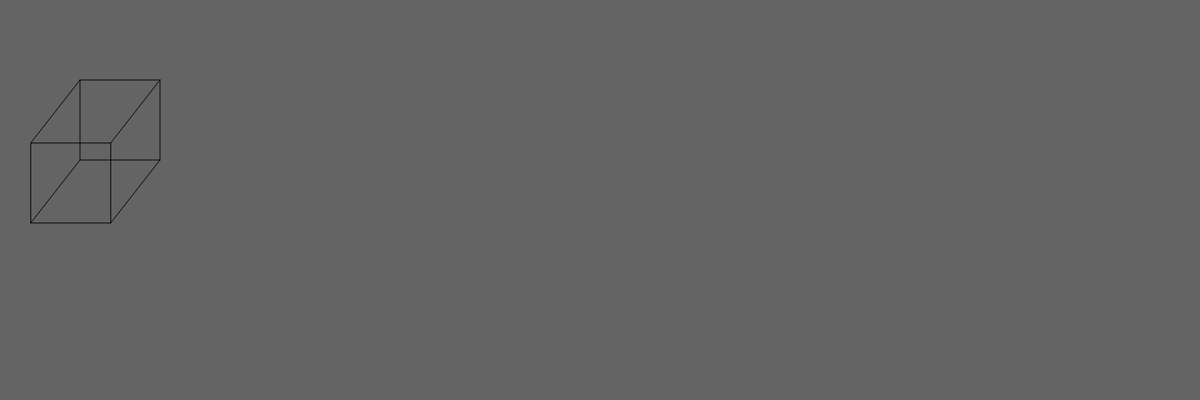
Frame 1 (no input)
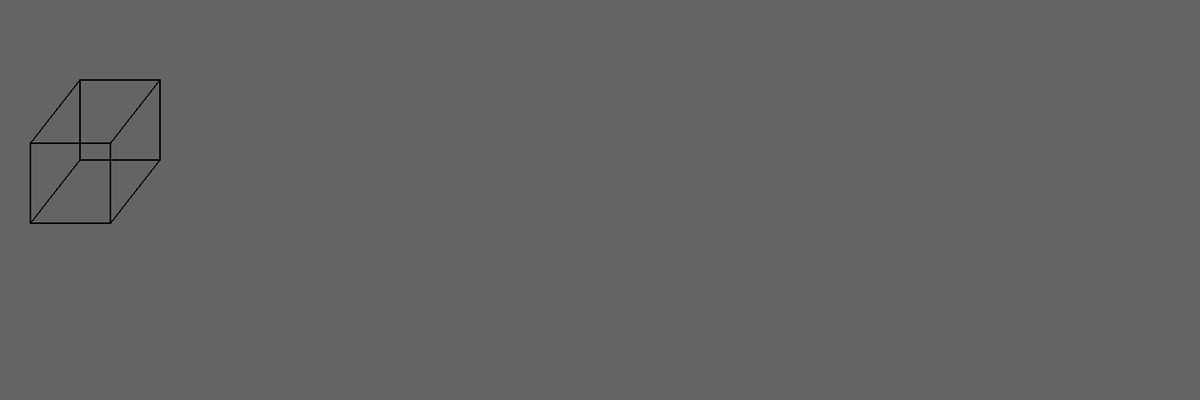
Frame 60 (no input)
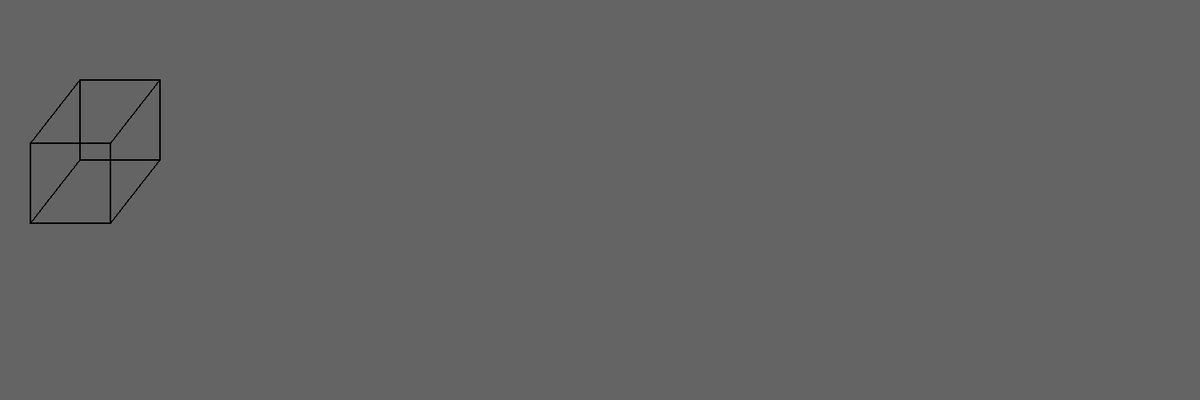
Frame 120 (the mouse pressed at the canvas centre since frame 60)

The p5.js sketch that drew these frames (run headless with seeded random() and noise() and a simulated clock; from frame 60 on, the mouse is pressed at the canvas centre):

// p5.js sketch
// ── sketch.js
function setup() {
  createCanvas(1500, 500);
  background(100);
}

modelVerts = [
  {x: 100, y: 100, z: 100},
  {x: 100, y: 100, z: 0},
  {x: 200, y: 100, z: 0},
  {x: 200, y: 100, z: 100},
  {x: 100, y: 100, z: 100},

  {x: 100, y: 200, z: 100},
  {x: 100, y: 200, z: 0},
  {x: 200, y: 200, z: 0},
  {x: 200, y: 200, z: 100},
  {x: 100, y: 200, z: 100},

  {x: 100, y: 100, z: 100},
  {x: 100, y: 200, z: 100},

  {x: 100, y: 100, z: 0},
  {x: 100, y: 200, z: 0},

  {x: 200, y: 100, z: 100},
  {x: 200, y: 200, z: 100},

  {x: 200, y: 100, z: 0},
  {x: 200, y: 200, z: 0},
]

function plot(modelVerts) {
  for (let i = 0; i < 4; i++) {
    line(modelVerts[i].x,modelVerts[i].y,modelVerts[i+1].x,modelVerts[i+1].y,modelVerts[i].z,modelVerts[i+1].z);
  }
  for (let i = 5; i < 9; i++) {
    line(modelVerts[i].x,modelVerts[i].y,modelVerts[i+1].x,modelVerts[i+1].y,modelVerts[i].z,modelVerts[i+1].z);
  }
  for (let i = 10; i < 11; i++) {
    line(modelVerts[i].x,modelVerts[i].y,modelVerts[i+1].x,modelVerts[i+1].y,modelVerts[i].z,modelVerts[i+1].z);
  }
  for (let i = 12; i < 13; i++) {
    line(modelVerts[i].x,modelVerts[i].y,modelVerts[i+1].x,modelVerts[i+1].y,modelVerts[i].z,modelVerts[i+1].z);
  }
  for (let i = 14; i < 15; i++) {
    line(modelVerts[i].x,modelVerts[i].y,modelVerts[i+1].x,modelVerts[i+1].y,modelVerts[i].z,modelVerts[i+1].z);
  }
  for (let i = 16; i < 17; i++) {
    line(modelVerts[i].x,modelVerts[i].y,modelVerts[i+1].x,modelVerts[i+1].y,modelVerts[i].z,modelVerts[i+1].z);
  }
}

function oblique(modelVerts,a,b) {
  temp = []
  for (let i = 0; i < modelVerts.length; i++) {
    var x = modelVerts[i].x + a*modelVerts[i].z;
    var y = modelVerts[i].y + b*modelVerts[i].z;
    var z = modelVerts[i].z;
    temp.push({x: x, y: y, z: z});
  }
  return temp;
}

function cavalier(modelVerts,theta) {
  temp = []
  for (let i = 0; i < modelVerts.length; i++) {
    var x = modelVerts[i].x + Math.sin(theta)*modelVerts[i].z;
    var y = modelVerts[i].y + Math.cos(theta)*modelVerts[i].z;
    var z = modelVerts[i].z;
    temp.push({x: x, y: y, z: z});
  }
  return temp;
}

function cabinet(modelVerts,theta) {
  temp = []
  for (let i = 0; i < modelVerts.length; i++) {
    var x = modelVerts[i].x + 0.5*Math.sin(theta)*modelVerts[i].z;
    var y = modelVerts[i].y + 0.5*Math.cos(theta)*modelVerts[i].z;
    var z = modelVerts[i].z;
    temp.push({x: x, y: y, z: z});
  }
  return temp;
}

function isometric(modelVerts,theta) {
  temp = []
  for (let i = 0; i < modelVerts.length; i++) {
    var x = Math.cos(theta)*modelVerts[i].x + Math.cos(theta)*modelVerts[i].z;
    var y = modelVerts[i].y + Math.sin(theta)*modelVerts[i].z - Math.sin(theta)*modelVerts[i].x;
    var z = modelVerts[i].z;
    temp.push({x: x, y: y, z: z});
  }
  return temp;
}

function persp(modelVerts,d) {
  temp = []
  for (let i = 0; i < modelVerts.length; i++) {
    var x = (modelVerts[i].x/((1/d)*(modelVerts[i].y)+1));
    var y = (modelVerts[i].y/((1/d)*(modelVerts[i].y)+1));
    var z = 0;
    temp.push({x: x, y: y, z: z});
  }
  return temp;
}

function draw() {
  console.log(persp(modelVerts));
  plot(cavalier(modelVerts,125));
  //plot(persp(cabinet(modelVerts,90),500));
}
